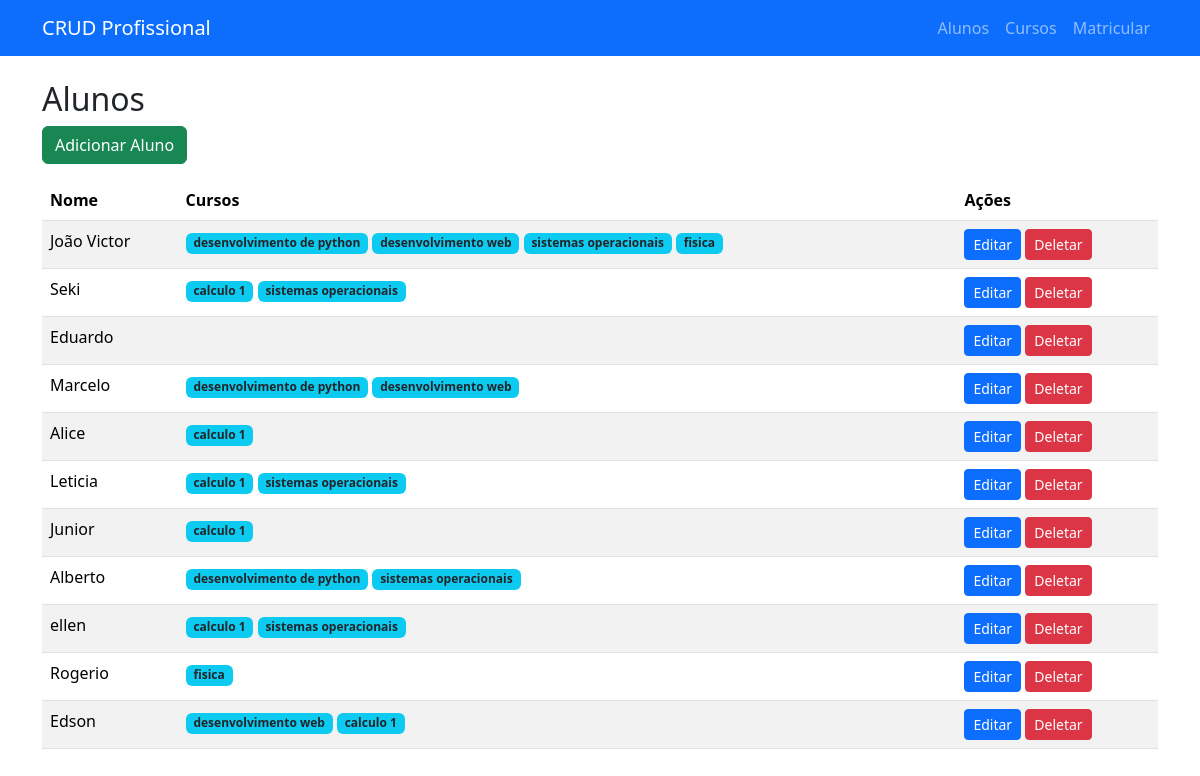
Before: /alunos with the older database file.
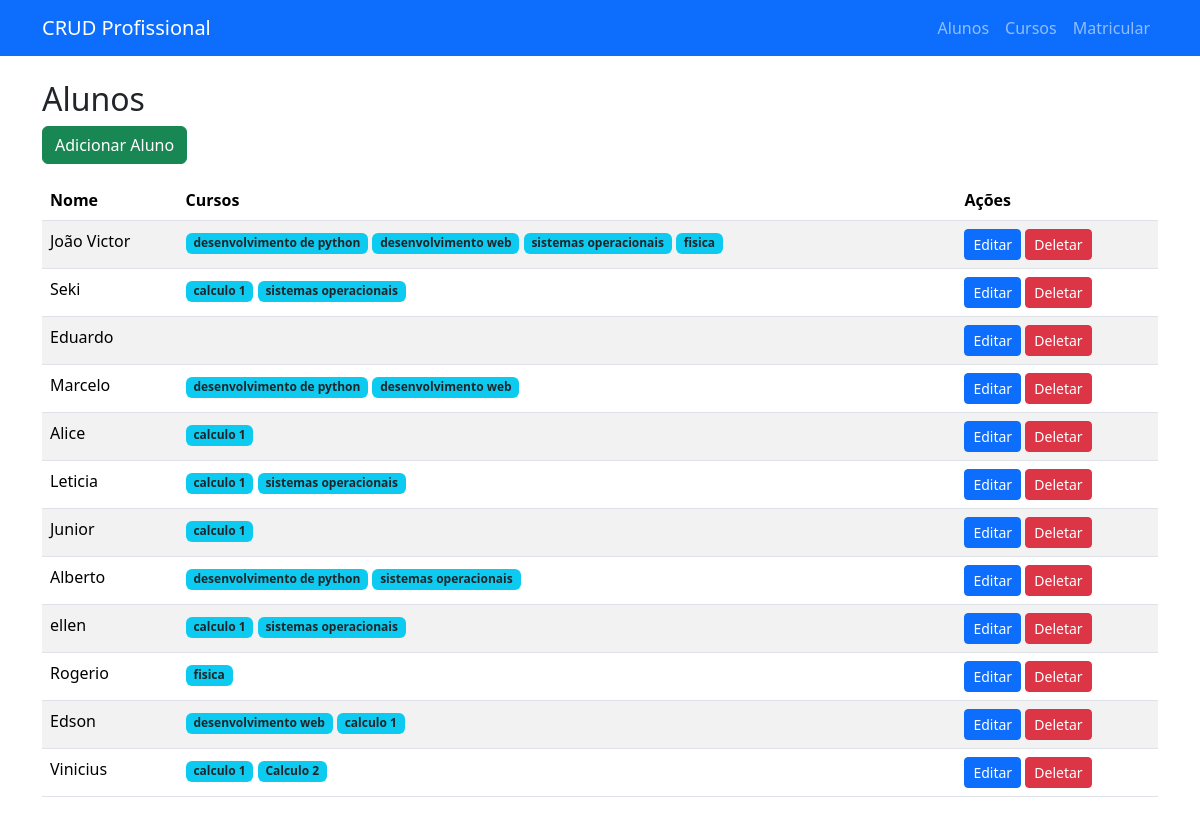
After: the same page with the newer database file.
### app.py (models this page shows)
class Aluno(db.Model):
    id = db.Column(db.Integer, primary_key=True)
    nome = db.Column(db.String(100), nullable=False)
    cursos = db.relationship('Curso', secondary=matriculas, backref=db.backref('alunos', lazy='dynamic'))

class Curso(db.Model):
    id = db.Column(db.Integer, primary_key=True)
    nome = db.Column(db.String(100), nullable=False)

### app.py (the view)
@app.route('/alunos')
def alunos():
    lista_alunos = Aluno.query.all()
    return render_template('alunos.html', alunos=lista_alunos)

### templates/alunos.html
{% extends "base.html" %}
{% block content %}
<h2>Alunos</h2>
<a class="btn btn-success mb-3" href="{{ url_for('adicionar_aluno') }}">Adicionar Aluno</a>
<table class="table table-striped">
    <thead>
        <tr>
            <th>Nome</th>
            <th>Cursos</th>
            <th>Ações</th>
        </tr>
    </thead>
    <tbody>
        {% for aluno in alunos %}
        <tr>
            <td>{{ aluno.nome }}</td>
            <td>
                {% for curso in aluno.cursos %}
                    <span class="badge bg-info text-dark">{{ curso.nome }}</span>
                {% endfor %}
            </td>
            <td>
                <a class="btn btn-primary btn-sm" href="{{ url_for('editar_aluno', id=aluno.id) }}">Editar</a>
                <a class="btn btn-danger btn-sm" href="{{ url_for('deletar_aluno', id=aluno.id) }}">Deletar</a>
            </td>
        </tr>
        {% endfor %}
    </tbody>
</table>
{% endblock %}

### templates/base.html (shortened to what this page needs)
<!doctype html>
<html lang="pt-br">
  <head>
    <link href="https://cdn.jsdelivr.net/npm/bootstrap@5.3.2/dist/css/bootstrap.min.css" rel="stylesheet">
  </head>
  <body>
    <nav class="navbar navbar-expand-lg navbar-dark bg-primary mb-4">
      <div class="container">
        <a class="navbar-brand" href="{{ url_for('index') }}">CRUD Profissional</a>
        <div class="collapse navbar-collapse">
          <ul class="navbar-nav ms-auto">
            <li class="nav-item"><a class="nav-link" href="{{ url_for('alunos') }}">Alunos</a></li>
            <li class="nav-item"><a class="nav-link" href="{{ url_for('cursos') }}">Cursos</a></li>
            <li class="nav-item"><a class="nav-link" href="{{ url_for('matricular') }}">Matricular</a></li>
          </ul>
        </div>
      </div>
    </nav>
    <div class="container">
      {% block content %}{% endblock %}
    </div>
  </body>
</html>

Changed rows visible on the page:
added Aluno: nome "Vinicius", Curso (nome "calculo 1")
added Curso: nome "Calculo 2", shown under "Vinicius"
